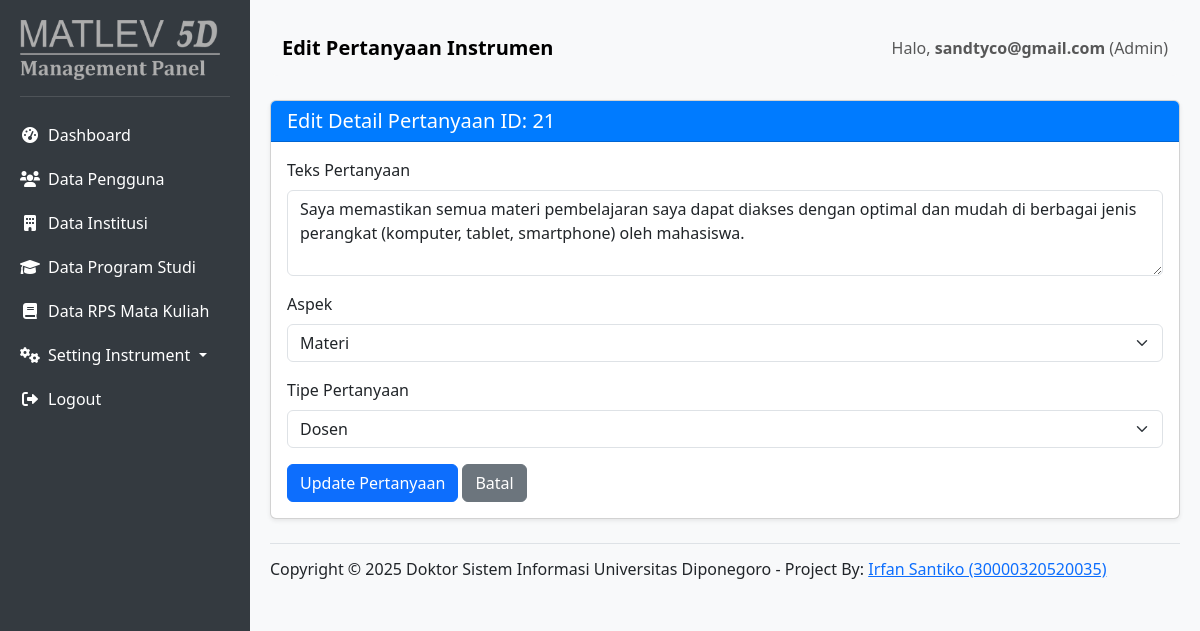
/views/admin/edit_question.php?id=21 (signed in), run on the app's committed database.
### tables this page shows
CREATE TABLE `assessment_questions` (
  `id` int(11) NOT NULL,
  `question_type_id` int(11) NOT NULL,
  `aspect_id` int(11) NOT NULL,
  `question_text` text NOT NULL,
  `is_active` tinyint(1) DEFAULT 1,
  `order_index` int(11) DEFAULT NULL,
  `created_at` timestamp NULL DEFAULT current_timestamp()
);

CREATE TABLE `assessment_aspects` (
  `id` int(11) NOT NULL,
  `aspect_name` varchar(50) NOT NULL
);

CREATE TABLE `assessment_question_types` (
  `id` int(11) NOT NULL,
  `type_name` varchar(50) NOT NULL
);

### views/admin/edit_question.php (the view, shortened to what this page needs)
<?php
require_once '../../config/database.php';
$username = $_SESSION['username'];
$role_name = $_SESSION['role_name'];
$question_data = null;
$aspects = [];
$question_types = [];
if (isset($_GET['id']) && !empty($_GET['id'])) {
    $question_id = (int)$_GET['id'];
    try {
        $stmt = $pdo->prepare("SELECT id, question_text, aspect_id, question_type_id FROM assessment_questions WHERE id = ?");
        $stmt->execute([$question_id]);
        $question_data = $stmt->fetch(PDO::FETCH_ASSOC);
        $stmt_aspects = $pdo->query("SELECT id, aspect_name FROM assessment_aspects ORDER BY aspect_name ASC");
        $aspects = $stmt_aspects->fetchAll(PDO::FETCH_ASSOC);
        $stmt_types = $pdo->query("SELECT id, type_name FROM assessment_question_types ORDER BY type_name ASC");
        $question_types = $stmt_types->fetchAll(PDO::FETCH_ASSOC);
    } catch (PDOException $e) {
        $_SESSION['error_message'] = "Error mengambil data Pertanyaan atau referensi: " . $e->getMessage();
        header('Location: setting_questions.php');
        exit();
    }
} else {
    header('Location: setting_questions.php');
    exit();
}
?>
<!DOCTYPE html>
<html lang="en">
<head>
    <link href="https://cdn.jsdelivr.net/npm/bootstrap@5.3.3/dist/css/bootstrap.min.css" rel="stylesheet">
    <link rel="stylesheet" href="https://cdnjs.cloudflare.com/ajax/libs/font-awesome/6.0.0-beta3/css/all.min.css">
</head>
<body>
    <div id="sidebar">
        <img src="../../assets/img/mgpanel.png" alt="" width="200">
        <hr class="text-white-50">
        <ul class="nav flex-column">
            <li class="nav-item">
                <a class="nav-link" href="admin_dashboard.php">
                    <i class="fas fa-fw fa-tachometer-alt me-2"></i>Dashboard
                </a>
            </li>
            <li class="nav-item">
                <a class="nav-link" href="manage_users.php">
                    <i class="fas fa-fw fa-users me-2"></i>Data Pengguna
                </a>
            </li>
            <li class="nav-item">
                <a class="nav-link" href="manage_institution.php">
                    <i class="fas fa-fw fa-building me-2"></i>Data Institusi
                </a>
            </li>
            <li class="nav-item">
                <a class="nav-link" href="manage_prodi.php">
                    <i class="fas fa-fw fa-graduation-cap me-2"></i>Data Program Studi
                </a>
            </li>
            <li class="nav-item">
                <a class="nav-link" href="manage_rps.php">
                    <i class="fas fa-fw fa-book me-2"></i>Data RPS Mata Kuliah
                </a>
            </li>
            <li class="nav-item dropdown">
				<a class="nav-link dropdown-toggle" href="#" id="setupInstrumenDropdown" role="button" data-bs-toggle="dropdown" aria-expanded="false">
					<i class="fas fa-fw fa-cogs me-2"></i>Setting Instrument
				</a>
			</li>
            <li class="nav-item mt-auto">
                <a class="nav-link" href="../../logout.php">
                    <i class="fas fa-fw fa-sign-out-alt me-2"></i>Logout
                </a>
            </li>
        </ul>
    </div>
    <div id="content">
        <nav class="navbar navbar-expand-lg navbar-light bg-light rounded-3 mb-4">
            <div class="container-fluid">
                <a class="navbar-brand" href="#">Edit Pertanyaan Instrumen</a>
                <span class="navbar-text ms-auto">
                    Halo, <strong><?php echo htmlspecialchars($username); ?></strong> (<?php echo htmlspecialchars($role_name); ?>)
                </span>
            </div>
        </nav>
        <?php if ($question_data): ?>
            <div class="card shadow-sm mb-4">
                <div class="card-header">
                    <h5 class="mb-0">Edit Detail Pertanyaan ID: <?php echo htmlspecialchars($question_data['id']); ?></h5>
                </div>
                <div class="card-body">
                    <form action="" method="POST">
                        <div class="mb-3">
                            <label for="question_text" class="form-label">Teks Pertanyaan</label>
                            <textarea class="form-control" id="question_text" name="question_text" rows="3" required><?php echo htmlspecialchars($question_data['question_text']); ?></textarea>
                        </div>
                        <div class="mb-3">
                            <label for="aspect_id" class="form-label">Aspek</label>
                            <select class="form-select" id="aspect_id" name="aspect_id" required>
                                <?php foreach ($aspects as $aspect): ?>
                                    <option value="<?php echo htmlspecialchars($aspect['id']); ?>"
                                        <?php echo ($question_data['aspect_id'] == $aspect['id']) ? 'selected' : ''; ?>>
                                        <?php echo htmlspecialchars($aspect['aspect_name']); ?>
                                    </option>
                                <?php endforeach; ?>
                            </select>
                        </div>
                        <div class="mb-3">
                            <label for="question_type_id" class="form-label">Tipe Pertanyaan</label>
                            <select class="form-select" id="question_type_id" name="question_type_id" required>
                                <?php foreach ($question_types as $type): ?>
                                    <option value="<?php echo htmlspecialchars($type['id']); ?>"
                                        <?php echo ($question_data['question_type_id'] == $type['id']) ? 'selected' : ''; ?>>
                                        <?php echo htmlspecialchars($type['type_name']); ?>
                                    </option>
                                <?php endforeach; ?>
                            </select>
                        </div>
                        <button type="submit" name="update_question" class="btn btn-primary">Update Pertanyaan</button>
                        <a href="setting_questions.php" class="btn btn-secondary">Batal</a>
                    </form>
                </div>
            </div>
        <?php else: ?>
            <div class="alert alert-info">
                Pilih pertanyaan dari daftar untuk mengeditnya. <a href="setting_questions.php">Kembali ke Manajemen Pertanyaan</a>
            </div>
        <?php endif; ?>
        <footer class="d-flex flex-wrap justify-content-between align-items-center py-3 my-4 border-top">
            <h6 align="center">Copyright © 2025 Doktor Sistem Informasi Universitas Diponegoro - Project By: <a href="mailto:irfan.santiko@amikompurwokerto.ac.id" target="_blank">Irfan Santiko (30000320520035)</a></h6>
        </footer>
    </div>
</body>
</html>

### views/admin/edit_question.php (style rules this page uses)
body { display: flex; min-height: 100vh; background-color: #f8f9fa; }
#sidebar { width: 250px; background-color: #343a40; color: white; padding: 20px; flex-shrink: 0; }
#sidebar a { color: white; text-decoration: none; padding: 10px 0; display: block; border-radius: 5px; transition: background-color 0.3s; }
#content { flex-grow: 1; padding: 20px; }
.navbar-brand { font-weight: bold; }
.card-header { background-color: #007bff; color: white; }

### data on the page
assessment_questions: id "21", question_text "Saya memastikan semua materi pembelajaran saya dapat diakses dengan optimal dan mudah di berbagai jenis perangkat (komputer, tablet, smartphone) oleh mahasiswa.", aspect_id "Materi", question_type_id "Dosen"

### other printed values
$username "sandtyco@gmail.com"
$role_name "Admin"
